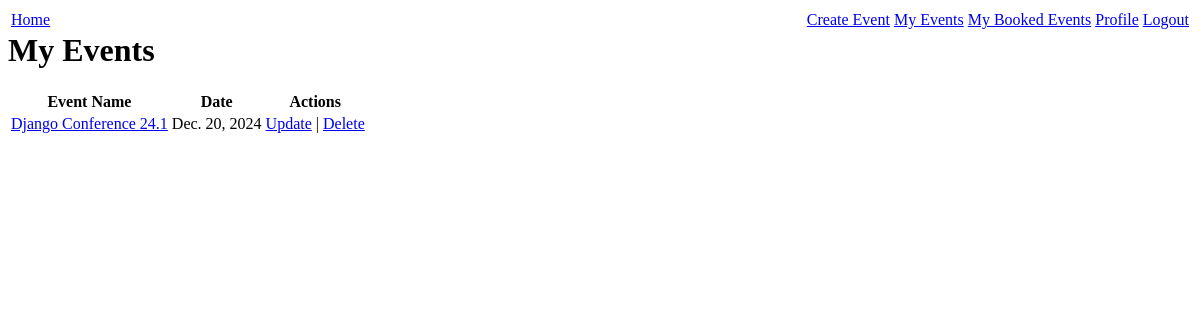
Before: /my-events/ (signed in) with the older database file.
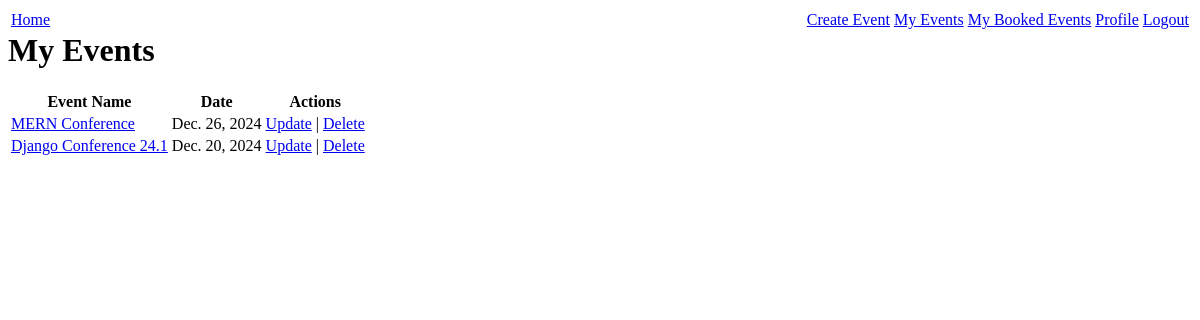
After: the same page with the newer database file.
### events/models.py (models this page shows, shortened)
class Event(models.Model):
    CATEGORY_CHOICES = [
        ("conference", "Conference"),
        ("concert", "Concert"),
        ("workshop", "Workshop"),
        ("seminar", "Seminar"),
        ("others", "Others"),
    ]
    name = models.CharField(max_length=100)
    date = models.DateField()
    location = models.CharField(max_length=100)
    description = models.TextField()
    user = models.ForeignKey(User, on_delete=models.CASCADE)
    category = models.CharField(max_length=20, choices=CATEGORY_CHOICES, default="")
    capacity = models.PositiveIntegerField(default=0)

### events/views.py (the view)
# urls.py: path("my-events/", views.my_events, name="my_events"),
@login_required
def my_events(request):
    events = Event.objects.filter(user=request.user).order_by("-date")
    return render(request, "events/my_events.html", {"events": events})

### events/templates/events/my_events.html (shortened to what this page needs)
{% extends "base.html" %}
{% block content %}
<h1>My Events</h1>
<table>
    <thead>
        <tr>
            <th>Event Name</th>
            <th>Date</th>
            <th>Actions</th>
        </tr>
    </thead>
    <tbody>
        {% for event in events %}
        <tr>
            <td><a href="{% url 'event_detail' event.id %}">{{ event.name }}</a></td>
            <td>{{ event.date }}</td>
            <td>
                <a href="{% url 'event_update' event.id %}">Update</a> |
                <a href="{% url 'event_delete' event.id %}" onclick="return confirmDelete()">Delete</a>
            </td>
        </tr>
        {% empty %}
        <tr>
            <td colspan="3">You have no events.</td>
        </tr>
        {% endfor %}
    </tbody>
</table>
{% endblock %}

Changed rows visible on the page:
added Event: name "MERN Conference", date "Dec. 26, 2024"
